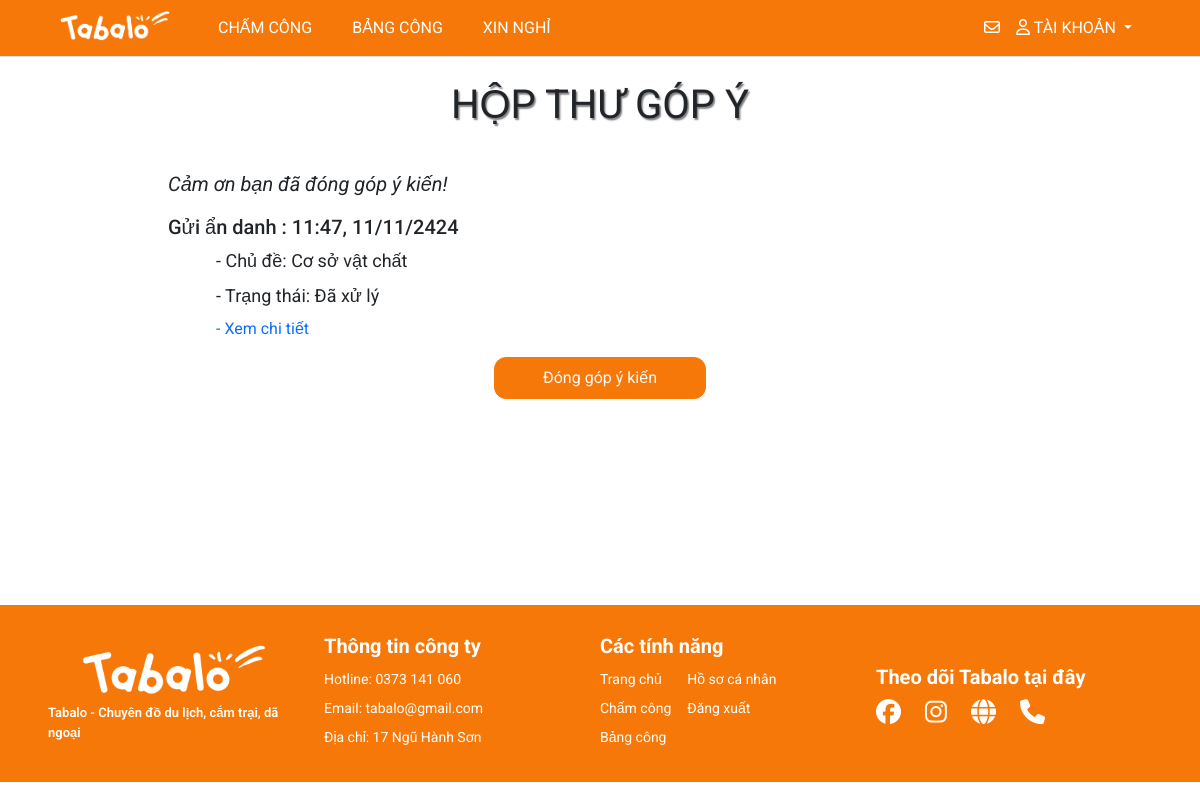
Before: /letters/ (signed in) with the older database file.
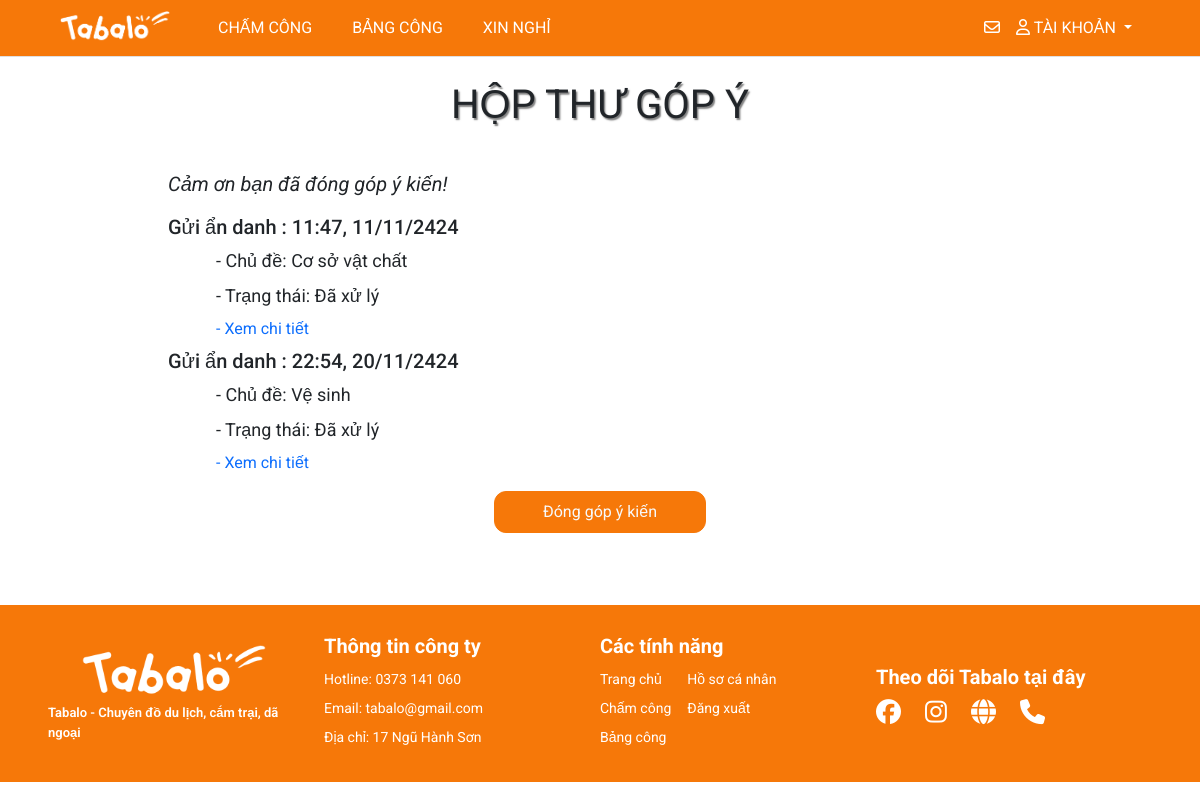
After: the same page with the newer database file.
### myapp/models.py (models this page shows, shortened)
class Letter(models.Model):
    user = models.ForeignKey(User, on_delete=models.CASCADE)
    is_anonymous = models.BooleanField(default=False)
    topic = models.ForeignKey(TopicLetter, on_delete=models.CASCADE)
    content = models.TextField()
    status = models.CharField(max_length=30, choices=[('Đang xử lý', 'Đang xử lý'),('Đã xử lý', 'Đã xử lý')], default='Đang xử lý')
    created_at = models.DateTimeField(auto_now_add=True)

class TopicLetter(models.Model):
  name = models.CharField(max_length=50)
  def __str__(self):
      return self.name

### myapp/views.py (the view, shortened to what this page needs)
# urls.py: path('letters/', views.letters, name='letters'),
def letters(request):
    if request.user.is_authenticated:
        title = 'Hòm thư ý kiến'
        my_letters = Letter.objects.filter(user=request.user)
        form = LetterForm(request.POST or None)
        context = {'title': title, 'form': form, 'my_letters': my_letters}
        return render(request, 'pages/letters.html', context)
    else:
        return redirect('login')

### management/context_processors.py (called while the page is built)
def pending_dayoff(request):
  count_pending = DayOffRequest.objects.filter(status='pending').count()
  return {'count_pending': count_pending}

### templates/pages/letters.html (shortened to what this page needs)
{% extends '../layouts/base.html' %}
{% block main %}
<br>
<h1 style="text-align:center; font-weight: 400; text-shadow: 1.5px 1.5px 1.5px rgba(0, 0, 0, 0.5);" class="mb-4">HỘP THƯ GÓP Ý</h1>
<div class="container" style="display:flex; justify-content:center">
  <div style="width: 80%;">
    <div class="font-rbt mt-3 mb-3" style="font-size: 20px;">
      <em>
        Cảm ơn bạn đã đóng góp ý kiến!
      </em>
    </div>
    <div>
    {% if my_letters %}
      {% for lt in my_letters %}
        <h5 class="mt-2" style="font-size:20px">
          {% if lt.is_anonymous %} Gửi ẩn danh {% else %} Gửi công khai {% endif %}: {{ lt.created_at|date:"H:i, d/m/yy" }}
        </h5>
        <div class="px-5">
          <div style="font-size: 18px;" class="pb-2">- Chủ đề: {{ lt.topic.name }}</div>
          <div style="font-size: 18px;" class="pb-2">- Trạng thái: {{ lt.status }}</div>
          <a href="/letters/{{ lt.id }}/" style="text-decoration: none;">- Xem chi tiết</a>
        </div>
      {% endfor %}
    {% else %}
        <h5 style="font-size:20px">Bạn chưa đóng góp ý kiến</h5>
    {% endif %}
    <center>
      <button class="btn btn-info bg-btn btn-letter mt-3 text-light pe-5 ps-5 pt-2 pb-2">Đóng góp ý kiến</button>
    </center>
    </div>
  </div>
</div>
<br><br>
{% load static %}
{% endblock %}

Changed rows visible on the page:
added Letter: is_anonymous "Gửi ẩn danh", created_at "22:54, 20/11/2424", topic.name "Vệ sinh", status "Đã xử lý"
